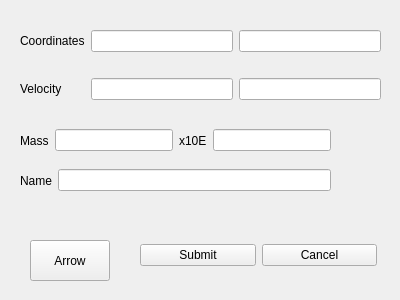
<?xml version="1.0" encoding="UTF-8"?>
<ui version="4.0">
 <class>BodyWindow</class>
 <widget class="QWidget" name="BodyWindow">
  <property name="geometry">
   <rect>
    <x>0</x>
    <y>0</y>
    <width>400</width>
    <height>300</height>
   </rect>
  </property>
  <property name="windowTitle">
   <string>Form</string>
  </property>
  <widget class="QWidget" name="horizontalLayoutWidget">
   <property name="geometry">
    <rect>
     <x>140</x>
     <y>230</y>
     <width>237</width>
     <height>51</height>
    </rect>
   </property>
   <layout class="QHBoxLayout" name="horizontalLayout">
    <item>
     <widget class="QPushButton" name="SubmitButton">
      <property name="text">
       <string>Submit</string>
      </property>
     </widget>
    </item>
    <item>
     <widget class="QPushButton" name="CancelButton">
      <property name="text">
       <string>Cancel</string>
      </property>
     </widget>
    </item>
   </layout>
  </widget>
  <widget class="QWidget" name="horizontalLayoutWidget_2">
   <property name="geometry">
    <rect>
     <x>20</x>
     <y>120</y>
     <width>311</width>
     <height>41</height>
    </rect>
   </property>
   <layout class="QHBoxLayout" name="horizontalLayout_2">
    <item>
     <widget class="QLabel" name="label_3">
      <property name="text">
       <string>Mass</string>
      </property>
     </widget>
    </item>
    <item>
     <widget class="QLineEdit" name="MassNumLineEdit"/>
    </item>
    <item>
     <widget class="QLabel" name="label_4">
      <property name="text">
       <string>x10E</string>
      </property>
     </widget>
    </item>
    <item>
     <widget class="QLineEdit" name="MassExpLineEdit"/>
    </item>
   </layout>
  </widget>
  <widget class="QWidget" name="gridLayoutWidget">
   <property name="geometry">
    <rect>
     <x>20</x>
     <y>10</y>
     <width>361</width>
     <height>111</height>
    </rect>
   </property>
   <layout class="QGridLayout" name="gridLayout">
    <item row="0" column="0">
     <widget class="QLabel" name="label">
      <property name="text">
       <string>Coordinates</string>
      </property>
     </widget>
    </item>
    <item row="1" column="0">
     <widget class="QLabel" name="label_2">
      <property name="text">
       <string>Velocity</string>
      </property>
     </widget>
    </item>
    <item row="1" column="2">
     <widget class="QLineEdit" name="yVelLineEdit"/>
    </item>
    <item row="0" column="2">
     <widget class="QLineEdit" name="yCoordLineEdit"/>
    </item>
    <item row="0" column="1">
     <widget class="QLineEdit" name="xCoordLineEdit"/>
    </item>
    <item row="1" column="1">
     <widget class="QLineEdit" name="xVelLineEdit"/>
    </item>
   </layout>
  </widget>
  <widget class="QWidget" name="horizontalLayoutWidget_3">
   <property name="geometry">
    <rect>
     <x>20</x>
     <y>160</y>
     <width>311</width>
     <height>41</height>
    </rect>
   </property>
   <layout class="QHBoxLayout" name="horizontalLayout_3">
    <item>
     <widget class="QLabel" name="label_5">
      <property name="text">
       <string>Name</string>
      </property>
     </widget>
    </item>
    <item>
     <widget class="QLineEdit" name="NameLineEdit"/>
    </item>
   </layout>
  </widget>
  <widget class="QPushButton" name="ArrowButton">
   <property name="geometry">
    <rect>
     <x>30</x>
     <y>240</y>
     <width>80</width>
     <height>41</height>
    </rect>
   </property>
   <property name="text">
    <string>Arrow</string>
   </property>
  </widget>
 </widget>
 <resources/>
 <connections/>
</ui>
